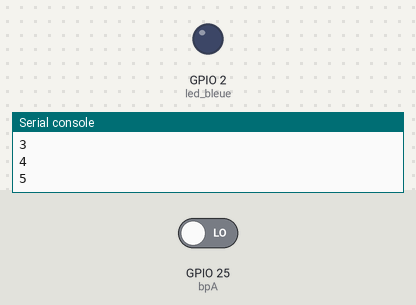
Simulated run of this program. Board: ESP32 board running MicroPython. Parts: output pins drawn as LEDs (lit = HIGH), the last lines printed to the serial console. The inputs (shaded band) are chosen by the test bench; at power-on: GPIO 25 (bpA) LOW.

Above: at 1.2 s.
1.3 s: GPIO 25 (bpA) driven HIGH
At 2.2 s:
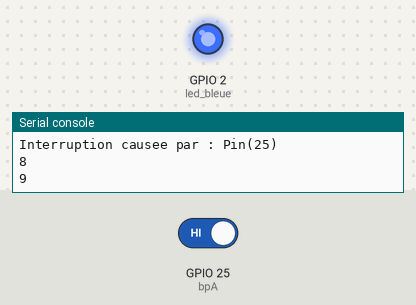
Timing chart, 0 to 4.3 s (numbered marks = the images above; inputs shaded):
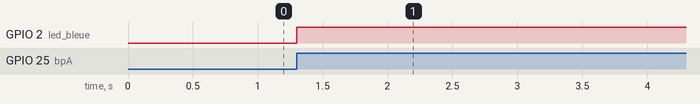

The program:

interruption2.py
```python
from machine import Pin
from time import sleep

# le parametre pin est fourni par la methode irq lors de l'appel
# ce parametre est la pin qui cause l'interruption
def gestion_interrupt(pin):                 # fonction d'interruption
    led_bleue.value(not led_bleue.value())  # bascule l'etat de LED bleue
    global inter                    # definition de la variable globale
    inter = True                    # la variable globale est mise a True
    global interrupt_pin            # definition de la variable globale
    interrupt_pin = pin             # correspond a la pin d'interruption

bpA = Pin(25, Pin.IN)
led_bleue = Pin(2, Pin.OUT)

# configure l'interruption sur le front montant de bpA,
# et renvoie vers la fonction gestion_interrupt pour son traitement
bpA.irq(trigger=Pin.IRQ_RISING, handler = gestion_interrupt)

compt = 0
inter = False

while True:                 # boucle principale qui compte les 0.25 s
    compt = compt + 1
    print(compt)
    if inter :
        print('Interruption causee par :', interrupt_pin)
        inter = False
    sleep(.25)
```

Measured:
- after the input at 1.3 s, GPIO 2 (led_bleue): LOW → HIGH at once
